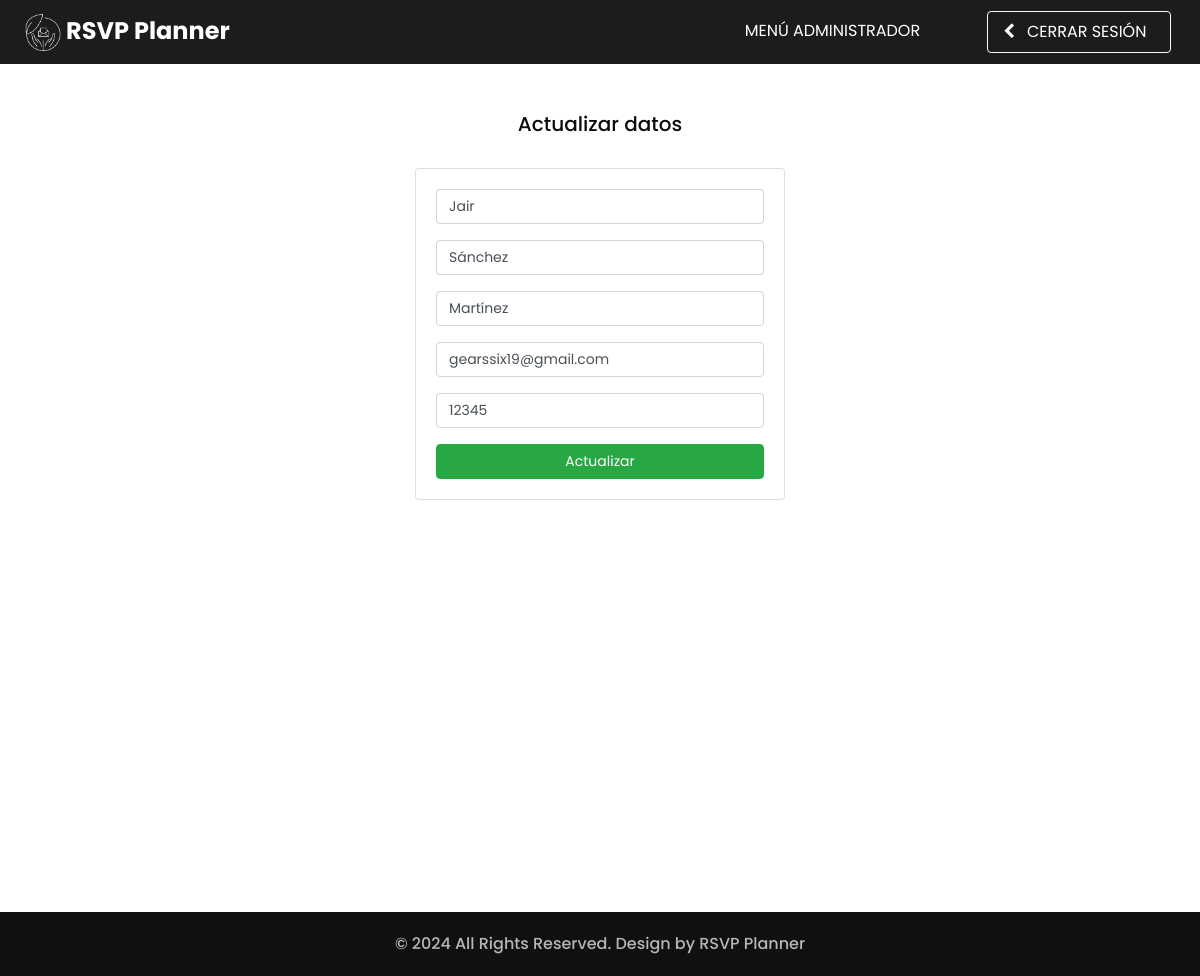
The page /php/editar_anf.php?id_anfitrion=1 on the database its author committed.
### tables this page shows
CREATE TABLE `anfitrion` (
  `id_anfitrion` int(10) NOT NULL,
  `nombre` varchar(45) NOT NULL,
  `apaterno` varchar(45) NOT NULL,
  `amaterno` varchar(45) NOT NULL,
  `email` varchar(100) NOT NULL,
  `password` varchar(50) NOT NULL
);

### php/editar_anf.php (the view, shortened to what this page needs)
<?php
    include("db.php");
    $nombre = "";
    $apaterno = "";
    $amaterno = "";
    $email = "";
    $pass = "";
    if (isset($_GET['id_anfitrion'])){
        $id_anfitrion = $_GET['id_anfitrion'];
        $query = "SELECT * FROM anfitrion WHERE id_anfitrion = $id_anfitrion";
        $result = mysqli_query($conexion, $query);
        if(mysqli_num_rows($result) == 1){
            $row = mysqli_fetch_array($result);
            $nombre = $row['nombre'];
            $apaterno = $row['apaterno'];
            $amaterno = $row['amaterno'];
            $email = $row['email'];
            $pass = $row['password'];
        }
    }
?>
<!DOCTYPE html>
<html>
<head>
  <link rel="stylesheet" type="text/css" href="../css/bootstrap.css" />
  <link href="../css/style.css" rel="stylesheet" />
  <link href="../css/responsive.css" rel="stylesheet" />
</head>
<body class="sub_page">
    <div class="hero_area">
      <header class="header_section">
        <div class="header_bottom">
          <div class="container-fluid" style="background-color: #1C1C1C;">
            <nav class="navbar navbar-expand-lg custom_nav-container">
              <a class="navbar-brand" href="../index.html">
                <span>
                  <img src="../images/logo_blanco.png" style="height: 37px;"> RSVP Planner
                </span>
              </a>
              <div class="collapse navbar-collapse ml-auto" id="navbarSupportedContent">
                <ul class="navbar-nav mr-5 mt-n3">
                  <li class="nav-item">
                  <a class="nav-link" href="index_anf.php" target="_self">Menú Administrador
                  </a>
                  </li>
                </ul>
                <ul class="navbar-nav nav-flex-icons m-1">
                  <li class="nav-item active">
                  <a href="logout.php?cerrar=yes" class="nav-link border border-light rounded pt-2 pb-2">
                    <i class="fa fa-chevron-left mr-2"></i> Cerrar sesión&nbsp;&nbsp;
                  </a>
                  </li>
                </ul>
              </div>
            </nav>
          </div>
        </div>
      </header>
    </div>
    <main>
    <h5 class="text-center mt-5">Actualizar datos</h5>
    <div class="row m-0">
        <div class="col-lg-4 col-md-3"></div>
        <div class="col-lg-4 col-md-6 mt-4 mb-5">
            <div class="card card-body mb-5">
                <form action="editar_anf.php?id_anfitrion=<?php echo $_GET['id_anfitrion'];?>" method="post" class="registration_form">
                    <div class="form-group">
                        <input type="text" class="form-control" style="font-size: 14px;" name="nombre" id="nombre" value=<?php echo $nombre; ?> placeholder="Nombre" required>
                        <input type="text" class="form-control mt-3" style="font-size: 14px;" name="apaterno" id="apaterno" value=<?php echo $apaterno; ?> placeholder="Apellido Paterno" required>
                        <input type="text" class="form-control mt-3" style="font-size: 14px;" name="amaterno" id="amaterno" value=<?php echo $amaterno; ?> placeholder="Apellido Materno" required>
                    </div>
                    <div class="form-group">
                        <input type="email" class="form-control" style="font-size: 14px;" name="email" id="email" value=<?php echo $email; ?> placeholder="Correo Electrónico" required>
                    </div>
                    <div class="form-group">
                        <input type="text" class="form-control" style="font-size: 14px;" name="password" id="password" value=<?php echo $pass; ?> placeholder="Contraseña" required>
                    </div>
                    <div class="text-center">
                        <button type="submit" name="actualizar" id="actualizar" style="font-size: 14px;" class="btn btn-success btn-block">Actualizar</button>
                    </div>
                </form>
            </div>
        </div>
        <div class="col-lg-4 col-md-3"></div>
    </div>
    </main>
  <footer class="container-fluid footer_section">
    <p>
      &copy; <span id="currentYear"></span> All Rights Reserved. Design by
      <a href="https://html.design/">RSVP Planner</a>
    </p>
  </footer>

### css/style.css (style rules this page uses)
body { font-family: "Poppins", sans-serif; color: #0c0c0c; background-color: #ffffff; }
.hero_area { min-height: 100vh; display: -webkit-box; display: -ms-flexbox; display: flex; -webkit-box-orient: vertical; -webkit-box-direction: normal; -ms-flex-direction: column; flex-direction: column; position: relative; }
.sub_page .hero_area { min-height: auto; }
.sub_page .custom_nav-container.navbar-expand-lg .navbar-nav .nav-item .nav-link { padding-bottom: 21px; }
.header_section { padding: 0; }
.header_section .container-fluid { padding-right: 25px; padding-left: 25px; }
#navbarSupportedContent { -webkit-box-pack: justify; -ms-flex-pack: justify; justify-content: space-between; }
.custom_nav-container { z-index: 99999; padding: 0; }
.custom_nav-container .navbar-nav { margin-left: auto; }
.custom_nav-container .navbar-nav .nav-item .nav-link { padding: 0; padding: 35px 15px 10px 15px; color: #ffffff; text-align: center; text-transform: uppercase; -webkit-transition: all .2s; transition: all .2s; }
.custom_nav-container .navbar-nav .nav-item:hover .nav-link, .custom_nav-container .navbar-nav .nav-item.active .nav-link { background-color: #1c1c1c; }
a, a:hover, a:focus { text-decoration: none; }
.btn, .btn:focus { outline: none !important; -webkit-box-shadow: none; box-shadow: none; }
.navbar-brand { display: -webkit-box; display: -ms-flexbox; display: flex; -webkit-box-orient: vertical; -webkit-box-direction: normal; -ms-flex-direction: column; flex-direction: column; -webkit-box-align: center; -ms-flex-align: center; align-items: center; }
.navbar-brand span { font-weight: bold; color: #ffffff; font-size: 24px; }
.footer_section { font-weight: 500; display: -webkit-box; display: -ms-flexbox; display: flex; -webkit-box-pack: center; -ms-flex-pack: center; justify-content: center; padding: 20px; background-color: #101010; }
.footer_section p { color: rgba(254, 254, 255, 0.7); margin: 0; text-align: center; }
.footer_section a { color: rgba(254, 254, 255, 0.7); }

### php/editar_anf.php (style rules this page uses)
html, body, header { height: 100%; width: 100%; }
main { height: 100%; }

### rows shown on the page
anfitrion: nombre "Jair", apaterno "Sánchez", amaterno "Martínez", email "gearssix19@gmail.com", password "12345"
